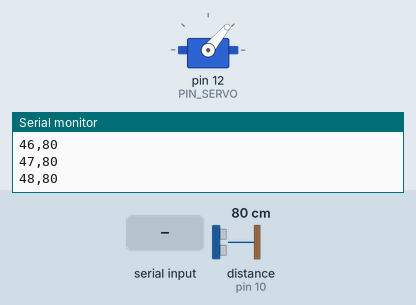
This sketch was run on a simulated Arduino Uno, built with avr-gcc and run on an emulated ATmega328P. Parts: servo, the last lines printed to the serial monitor. Wiring (inferred from the names in the program): ultrasonic range finder: trigger pin 11; echo pin 10. Inputs (shaded band) come from the test bench; at power-on: distance to the obstacle (sensor on pin 10) 80 cm. The echo pulse lasts 58.3 µs per cm.

Above: at 1.8 s.
1.9 s: "p" received over Serial
At 2.8 s:
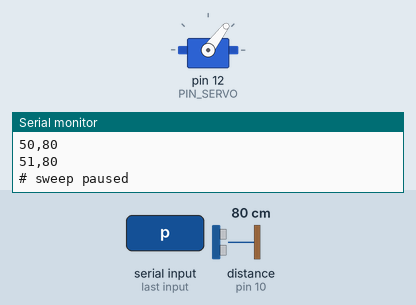
3.4 s: "P" received over Serial
At 3.87 s:
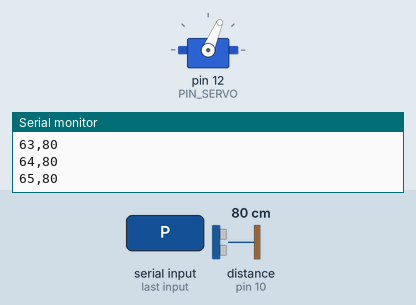
At 4.5 s:
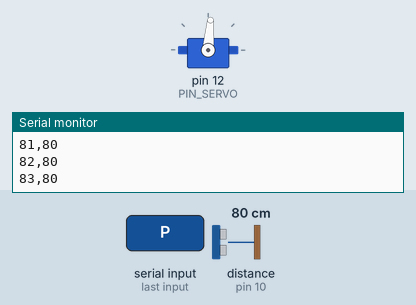
6.4 s: distance to the obstacle (sensor on pin 10) set to 250 cm
9.4 s: "1" received over Serial
12.4 s: "2" received over Serial
Timing chart, 0 to 16.4 s (numbered marks = the images above; inputs shaded):
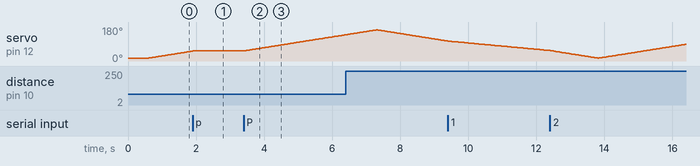

Measured:
- after the input at 1.9 s, servo on pin 12 (PIN_SERVO): goes on until 1.9 s, then stays 53°
- after the input at 3.4 s, servo on pin 12 (PIN_SERVO): moves from 53° to 139° over 3.0 s, starting at once

The sketch:

radar_sonar.ino
```cpp
#include <Servo.h>

/* ---- pins ---------------------------------------------------------------- */
const uint8_t PIN_SERVO = 12;
const uint8_t PIN_TRIG  = 11;
const uint8_t PIN_ECHO  = 10;

/* ---- sweep --------------------------------------------------------------- */
const int ANGLE_MIN = 15;                 // servo limits, degrees
const int ANGLE_MAX = 165;

struct Speed { uint8_t stepDeg; uint8_t stepMs; };
const Speed SPEEDS[3] = {
  {1, 60},                                // 1 slow:   best detail
  {1, 35},                                // 2 normal
  {2, 35}                                 // 3 fast:   2 degrees per step
};
uint8_t speedIdx = 1;

/* ---- ranging ------------------------------------------------------------- */
const int           MAX_RANGE_CM    = 200;
const int           MIN_RANGE_CM    = 2;
const unsigned long US_PER_CM       = 58UL;      // 343 m/s, out and back
const unsigned long ECHO_TIMEOUT_US = MAX_RANGE_CM * US_PER_CM + 400UL;
const unsigned long MODULE_BUSY_US  = 40000UL;   // HC-SR04 holds ECHO high up
                                                 // to ~38 ms when nothing echoes
const int NO_ECHO = 999;                         // sorts as "very far"

Servo head;
int  angle  = ANGLE_MIN;
int  dir    = 1;
bool paused = false;
unsigned long lastStep = 0;

/* last three readings and the angles they were taken at */
int histCm[3]  = {NO_ECHO, NO_ECHO, NO_ECHO};
int histAng[3] = {ANGLE_MIN, ANGLE_MIN, ANGLE_MIN};

void setup() {
  Serial.begin(115200);
  pinMode(PIN_TRIG, OUTPUT);
  pinMode(PIN_ECHO, INPUT);
  digitalWrite(PIN_TRIG, LOW);

  head.attach(PIN_SERVO);
  head.write(angle);
  delay(600);                             // let the head reach the start

  Serial.println(F("# sonar radar v2 ready"));
}

/* One trigger pulse, one echo. Returns cm, or NO_ECHO. */
int pingOnce() {
  /* If the last ping found nothing, the module may still be holding ECHO high.
     A trigger sent now would be ignored, so wait for the line to drop first. */
  unsigned long t0 = micros();
  while (digitalRead(PIN_ECHO) == HIGH && micros() - t0 < MODULE_BUSY_US) { }

  digitalWrite(PIN_TRIG, LOW);
  delayMicroseconds(4);
  digitalWrite(PIN_TRIG, HIGH);
  delayMicroseconds(10);                  // the HC-SR04 wants a 10 us trigger
  digitalWrite(PIN_TRIG, LOW);

  unsigned long us = pulseIn(PIN_ECHO, HIGH, ECHO_TIMEOUT_US);
  if (us == 0) return NO_ECHO;

  int cm = (int)(us / US_PER_CM);
  if (cm < MIN_RANGE_CM || cm > MAX_RANGE_CM) return NO_ECHO;
  return cm;
}

int median3(int a, int b, int c) {
  if (a > b) { int t = a; a = b; b = t; }
  if (b > c) { int t = b; b = c; c = t; }
  if (a > b) { int t = a; a = b; b = t; }
  return b;
}

void readCommands() {
  while (Serial.available() > 0) {
    char c = (char)Serial.read();
    if (c == 'p' || c == 'P') {
      paused = !paused;
      Serial.println(paused ? F("# sweep paused") : F("# sweep resumed"));
    } else if (c >= '1' && c <= '3') {
      speedIdx = (uint8_t)(c - '1');
      Serial.print(F("# speed "));
      Serial.println(speedIdx + 1);
    }
  }
}

void loop() {
  readCommands();

  unsigned long now = millis();
  if (paused || now - lastStep < SPEEDS[speedIdx].stepMs) return;
  lastStep = now;

  /* The head has been resting at `angle` since the last step, so measure now. */
  histCm[0]  = histCm[1];   histCm[1]  = histCm[2];   histCm[2]  = pingOnce();
  histAng[0] = histAng[1];  histAng[1] = histAng[2];  histAng[2] = angle;

  /* Running median over three neighbouring angles. One false echo in empty
     space or one dropout inside an object cannot move a median. The result
     belongs to the middle angle, so edges of objects stay where they are. */
  int cm = median3(histCm[0], histCm[1], histCm[2]);

  Serial.print(histAng[1]);
  Serial.print(',');
  Serial.println(cm == NO_ECHO ? -1 : cm);

  /* move on for the next reading */
  angle += dir * SPEEDS[speedIdx].stepDeg;
  if (angle >= ANGLE_MAX) { angle = ANGLE_MAX; dir = -1; }
  if (angle <= ANGLE_MIN) { angle = ANGLE_MIN; dir =  1; }
  head.write(angle);
}
```
